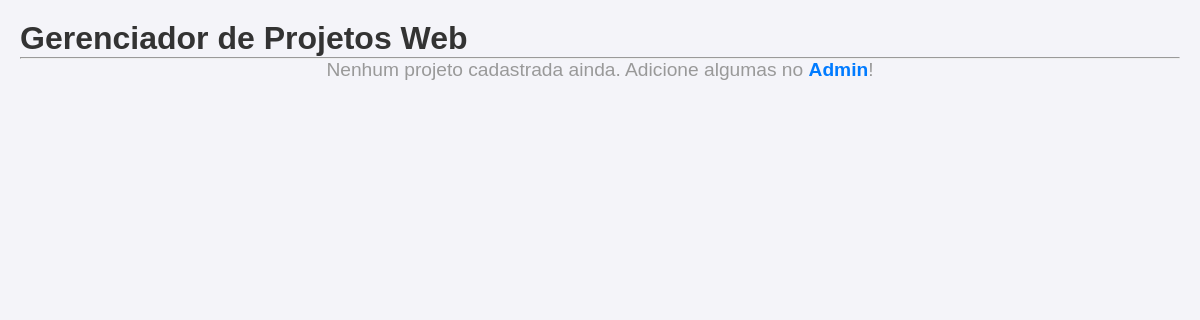
Page /projetos/ on the earlier database version.
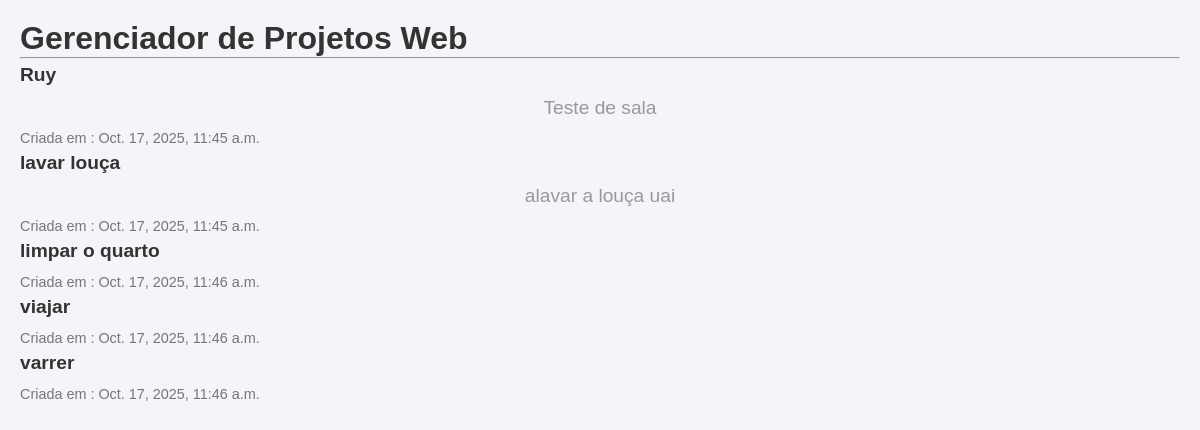
Same page on the later database version.
### projetos/models.py (models this page shows, shortened)
class Projeto (models.Model):
    nome = models.CharField(max_length = 200)
    descricao = models.TextField(blank=True, null=True)
    data_criacao = models.DateTimeField (auto_now_add = True)
    concluida = models.BooleanField(default = False)

### projetos/views.py (the view)
# urls.py: path('', views.listar_projetos, name='lista_projetos'),
def listar_projetos(request):
    projetos_salvos = Projeto.objects.all()
    contexto = {
        'meus_projetos': projetos_salvos
    }
    return render(request, 'projetos/lista.html', contexto)

### projetos/templates/projetos/lista.html (shortened to what this page needs)
<!DOCTYPE html>
<html lang="pt-br">
<head>
    {% load static%}
    <link rel="stylesheet" href="{% static 'lista/lista.css' %}">
</head>
<body>
    <h1>Gerenciador de Projetos Web</h1>
    <hr>
    {% for projeto in meus_projetos %}
            <h2><a href=>{{ projeto.nome}}</a></h2>
            <p>{{projeto.descricao}}</p>
            <small>Criada em : {{ projeto.data_criacao }}</small>
    {% empty %}
        <p>Nenhum projeto cadastrada ainda. Adicione algumas no <a href="/admin">Admin</a>!</p>
    {% endfor%}
</body>
</html>

Differences in the rows shown:
added Projeto: nome "Ruy", descricao "Teste de sala", data_criacao "Oct. 17, 2025, 11:45 a.m."
added Projeto: nome "lavar louça", descricao "alavar a louça uai", data_criacao "Oct. 17, 2025, 11:45 a.m."
added Projeto: nome "limpar o quarto", data_criacao "Oct. 17, 2025, 11:46 a.m."
added Projeto: nome "viajar", data_criacao "Oct. 17, 2025, 11:46 a.m."
added Projeto: nome "varrer", data_criacao "Oct. 17, 2025, 11:46 a.m."
Other differences:
text no longer shown: "Nenhum projeto cadastrada ainda. Adicione algumas no Admin !"
